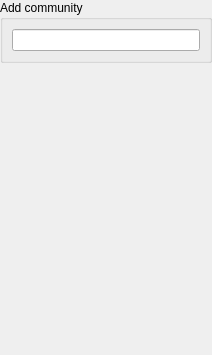
<?xml version="1.0" encoding="UTF-8"?>
<ui version="4.0">
 <class>JournalSearchBase</class>
 <widget class="QWidget" name="JournalSearchBase">
  <property name="geometry">
   <rect>
    <x>0</x>
    <y>0</y>
    <width>212</width>
    <height>355</height>
   </rect>
  </property>
  <property name="windowTitle">
   <string>Form1</string>
  </property>
  <layout class="QVBoxLayout">
   <property name="spacing">
    <number>6</number>
   </property>
   <property name="margin">
    <number>0</number>
   </property>
   <item>
    <widget class="QGroupBox" name="grpCommunity">
     <property name="title">
      <string>Add community</string>
     </property>
     <layout class="QGridLayout" name="gridLayout">
      <item row="0" column="0">
       <widget class="QLineEdit" name="edtCommunity"/>
      </item>
     </layout>
    </widget>
   </item>
   <item>
    <spacer>
     <property name="orientation">
      <enum>Qt::Vertical</enum>
     </property>
     <property name="sizeType">
      <enum>QSizePolicy::Expanding</enum>
     </property>
     <property name="sizeHint" stdset="0">
      <size>
       <width>20</width>
       <height>20</height>
      </size>
     </property>
    </spacer>
   </item>
  </layout>
 </widget>
 <resources/>
 <connections/>
</ui>
